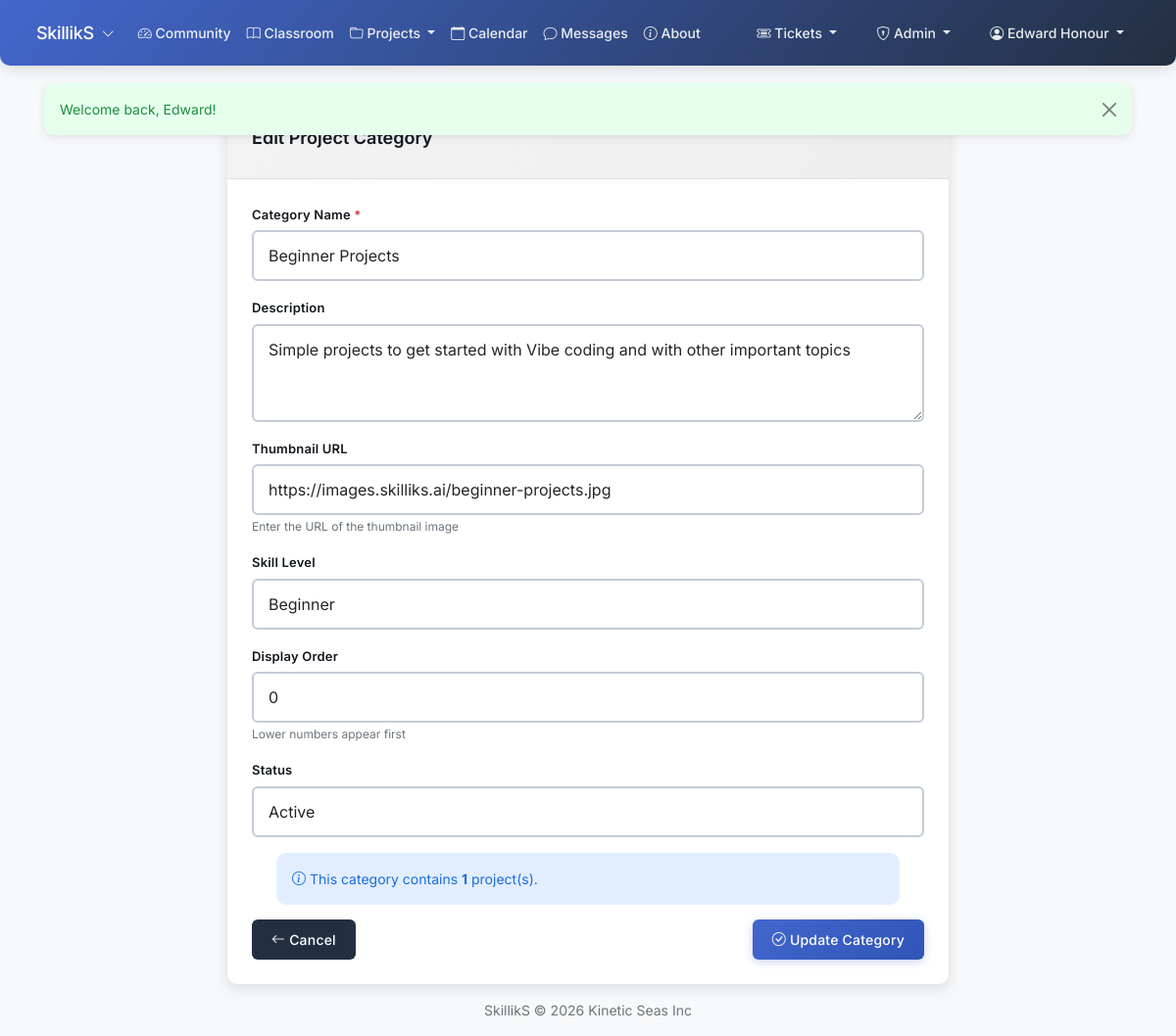
/html/category-edit.php?id=10 (signed in), run on the app's committed database.
### tables this page shows
CREATE TABLE `project_categories` (
  `id` int(10) UNSIGNED NOT NULL,
  `community_id` int(10) UNSIGNED NOT NULL,
  `name` varchar(255) NOT NULL,
  `description` text DEFAULT NULL,
  `thumbnail_url` varchar(500) DEFAULT NULL,
  `skill_level` enum('beginner','intermediate','advanced','all') DEFAULT 'all',
  `display_order` int(11) DEFAULT 0,
  `status` enum('active','inactive') DEFAULT 'active',
  `created_at` timestamp NULL DEFAULT current_timestamp(),
  `updated_at` timestamp NULL DEFAULT current_timestamp() ON UPDATE current_timestamp()
);

### html/config/database.php (called while the page is built, shortened)
<?php
$db_config = [
    'host' => 'localhost',
    'port' => 3306,
    'dbname' => 'project_tracker',
    'username' => 'project_tracker',
    'password' => '#gemini-cli-replacement123#',
    'charset' => 'utf8mb4',
    'options' => [
        PDO::ATTR_ERRMODE => PDO::ERRMODE_EXCEPTION,
        PDO::ATTR_DEFAULT_FETCH_MODE => PDO::FETCH_ASSOC,
        PDO::ATTR_EMULATE_PREPARES => false,
        PDO::MYSQL_ATTR_INIT_COMMAND => "SET NAMES utf8mb4 COLLATE utf8mb4_unicode_ci"
    ]
];
$dsn = "mysql:host={$db_config['host']};port={$db_config['port']};dbname={$db_config['dbname']};charset={$db_config['charset']}";
function getDB() {
    global $dsn, $db_config;
    static $pdo = null;
    if ($pdo === null) {
        try {
            $pdo = new PDO($dsn, $db_config['username'], $db_config['password'], $db_config['options']);
        } catch (PDOException $e) {
            die("Database connection failed: " . $e->getMessage());
        }
    }
    return $pdo;
}

### html/classes/ProjectCategory.php (called while the page is built, shortened)
<?php
class ProjectCategory {
    private $db;
    public function __construct() {
        $this->db = getDB();
    }
    public function findById($id) {
        $sql = "SELECT * FROM project_categories WHERE id = :id";
        $stmt = $this->db->prepare($sql);
        $stmt->execute(['id' => $id]);
        return $stmt->fetch();
    }
    public function getProjectCount($categoryId, $communityId = null) {
        $communityId = $communityId ?: getCurrentCommunityId();
        $sql = "SELECT COUNT(*) as count FROM projects WHERE project_category_id = :category_id AND community_id = :community_id";
        $stmt = $this->db->prepare($sql);
        $stmt->execute([
            'category_id' => $categoryId,
            'community_id' => $communityId
        ]);
        $result = $stmt->fetch();
        return $result['count'];
    }
}

### html/includes/session.php (called while the page is built, shortened)
<?php
function getCurrentUserId() {
    return $_SESSION['user_id'] ?? null;
}
function isCurrentUserGlobalAdmin() {
    try {
        require_once dirname(__FILE__) . '/../config/database.php';
        $db = Database::getInstance()->getConnection();
        $stmt = $db->prepare("SELECT COUNT(*) FROM global_admins WHERE user_id = ?");
        $stmt->execute([getCurrentUserId()]);
        return $stmt->fetchColumn() > 0;
    } catch (Exception $e) {
        return false;
    }
}
function getCurrentUserDefaultCommunity() {
    try {
        require_once dirname(__FILE__) . '/../config/database.php';
        $db = Database::getInstance()->getConnection();
        $stmt = $db->prepare("SELECT default_community_id FROM users WHERE id = ?");
        $stmt->execute([getCurrentUserId()]);
        $user = $stmt->fetch();
        return $user ? $user['default_community_id'] : null;
    } catch (Exception $e) {
        return null;
    }
}
function getCurrentCommunityId() {
    if (isset($_SESSION['current_community_id'])) {
        return $_SESSION['current_community_id'];
    }
    $defaultCommunity = getCurrentUserDefaultCommunity();
    if ($defaultCommunity) {
        return $defaultCommunity;
    }
    return null;
}

### html/category-edit.php (the view, shortened to what this page needs)
<?php
require_once 'includes/session.php';
require_once 'config/database.php';
require_once 'config/functions.php';
require_once 'classes/ProjectCategory.php';
$projectCategory = new ProjectCategory();
$categoryId = intval($_GET['id'] ?? 0);
$category = $projectCategory->findById($categoryId);
include 'includes/header.php';
?>
<div class="container mt-4">
    <div class="row">
        <div class="col-12 col-md-8 mx-auto">
            <div class="card" id="edit-category-card">
                <div class="card-header">
                    <h3 id="form-heading">Edit Project Category</h3>
                </div>
                <div class="card-body">
                    <form method="POST" id="category-form">
                        <div class="mb-3">
                            <label for="name" class="form-label">Category Name <span class="text-danger">*</span></label>
                            <input type="text" class="form-control" id="name" name="name"
                                   value="<?php echo htmlspecialchars($_POST['name'] ?? $category['name']); ?>" required>
                        </div>
                        <div class="mb-3">
                            <label for="description" class="form-label">Description</label>
                            <textarea class="form-control" id="description" name="description" rows="3"><?php echo htmlspecialchars($_POST['description'] ?? $category['description']); ?></textarea>
                        </div>
                        <div class="mb-3">
                            <label for="thumbnail_url" class="form-label">Thumbnail URL</label>
                            <input type="url" class="form-control" id="thumbnail_url" name="thumbnail_url"
                                   value="<?php echo htmlspecialchars($_POST['thumbnail_url'] ?? $category['thumbnail_url'] ?? ''); ?>"
                                   placeholder="https://example.com/image.jpg">
                            <small class="text-muted">Enter the URL of the thumbnail image</small>
                        </div>
                        <div class="mb-3">
                            <label for="skill_level" class="form-label">Skill Level</label>
                            <select class="form-control" id="skill_level" name="skill_level">
                                <option value="beginner" <?php echo ($category['skill_level'] ?? '') === 'beginner' ? 'selected' : ''; ?>>Beginner</option>
                            </select>
                        </div>
                        <div class="mb-3">
                            <label for="display_order" class="form-label">Display Order</label>
                            <input type="number" class="form-control" id="display_order" name="display_order"
                                   value="<?php echo htmlspecialchars($_POST['display_order'] ?? $category['display_order']); ?>" min="0">
                            <small class="text-muted">Lower numbers appear first</small>
                        </div>
                        <div class="mb-3">
                            <label for="status" class="form-label">Status</label>
                            <select class="form-control" id="status" name="status">
                                <option value="active" <?php echo ($category['status'] ?? 'active') === 'active' ? 'selected' : ''; ?>>Active</option>
                            </select>
                        </div>
                        <div class="alert alert-info" id="project-count-info">
                            <i class="bi bi-info-circle"></i> This category contains <strong><?php echo $projectCategory->getProjectCount($categoryId); ?></strong> project(s).
                        </div>
                        <div class="d-flex justify-content-between" id="form-buttons">
                            <a href="project-categories" class="btn btn-secondary">
                                <i class="bi bi-arrow-left"></i> Cancel
                            </a>
                            <button type="submit" class="btn btn-primary">
                                <i class="bi bi-check-circle"></i> Update Category
                            </button>
                        </div>
                    </form>
                </div>
            </div>
        </div>
    </div>
</div>
<?php include 'includes/footer.php'; ?>

### html/includes/header.php (style rules this page uses)
body { min-height: 100vh; }
body.bg-light { padding-top: 86px; }

### data on the page
project_categories: name "Beginner Projects", description "Simple projects to get started with Vibe coding and with other important topics", thumbnail_url "https://images.skilliks.ai/beginner-projects.jpg", skill_level "Beginner", display_order "0", status "Active"

### other printed values
$_SESSION['user_name'] "Edward Honour"
$success "Welcome back, Edward!"
$projectCategory->getProjectCount($categoryId) "1"
